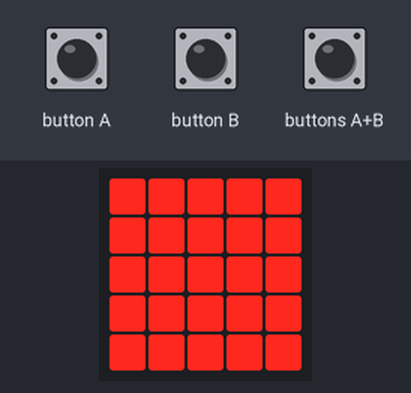
The program below on a simulated BBC micro:bit (MakeCode). Parts: the board's 5×5 LED display. Inputs (shaded band) come from the test bench. Random numbers come from a fixed seed.

Above: at 0.6 s.
2.7 s: buttons A+B pressed for 0.15 s
At 2.8 s:
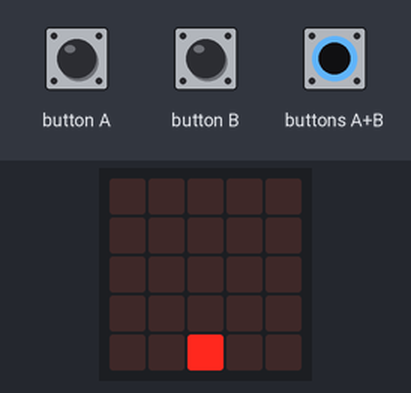
3.4 s: button B pressed for 0.15 s
At 3.6 s:
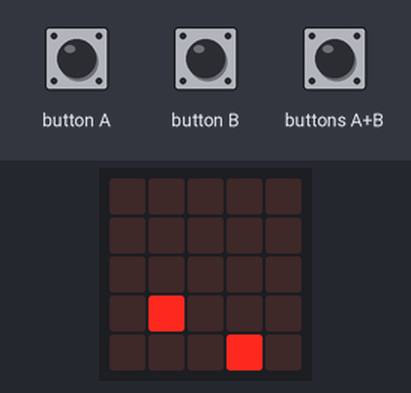
4.1 s: button A pressed for 1 s
At 4.4 s:
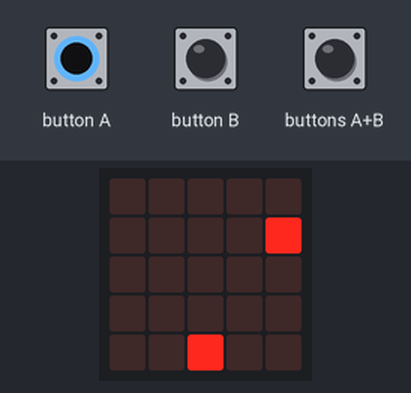
5.7 s: button B pressed for 1 s
At 5.8 s:
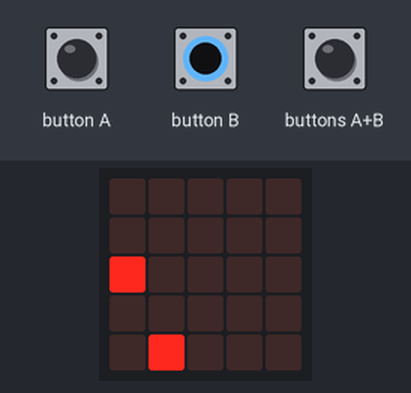
7.3 s: button A pressed for 0.15 s
At 7.4 s:
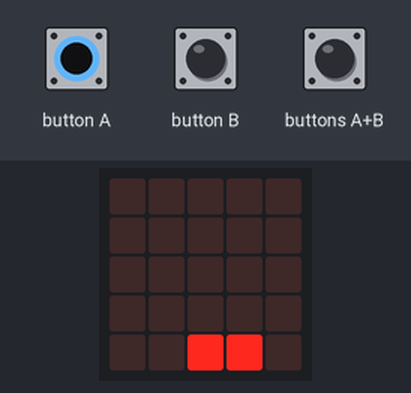
8.0 s: button B pressed for 0.15 s
At 8.2 s:
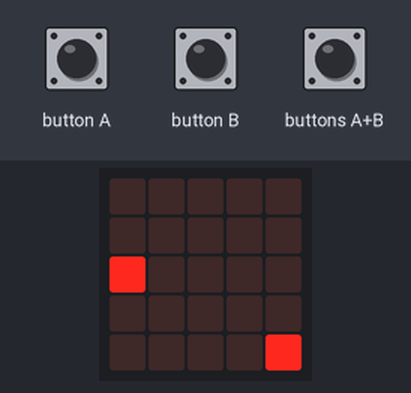
Timing chart, 0 to 11.0 s (numbered marks = the images above; inputs shaded):
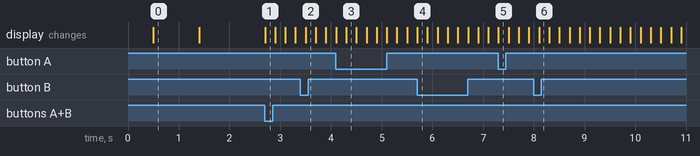

Measured:
- after the input at 2.7 s, the display: changes at once (image 1)
- what the display in image 0 shows lasts 0.9 s, from 0.5 s to 1.4 s

The program:

main.ts
```typescript
function start_game () {
    while (fei_x != sui_x && fei_y != y) {
        led.plot(fei_x, fei_y)
        basic.pause(200)
        sui_x = randint(0, 4)
        for (let index = 0; index < 5; index++) {
            led.plot(sui_x, y)
            basic.pause(200)
            led.unplot(sui_x, y)
            y += 1
            if (input.buttonIsPressed(Button.A)) {
                if (fei_x != 0) {
                    led.unplot(fei_x, fei_y)
                    fei_x += -1
                    led.plot(fei_x, fei_y)
                }
            }
            if (input.buttonIsPressed(Button.B)) {
                if (fei_x != 4) {
                    led.unplot(fei_x, fei_y)
                    fei_x += 1
                    led.plot(fei_x, fei_y)
                }
            }
        }
        y = 0
    }
    stop_game()
}
function stop_game () {
    basic.showString("Gameover!")
}
let sui_x = 0
let y = 0
let fei_y = 0
let fei_x = 0
fei_x = 2
fei_y = 4
y = 0
basic.pause(500)
basic.showLeds(`
    # # # # #
    # # # # #
    # # # # #
    # # # # #
    # # # # #
    `)
basic.pause(500)
basic.clearScreen()
basic.forever(function () {
    if (input.buttonIsPressed(Button.AB)) {
        start_game()
    }
})
```

test.ts
```typescript
// 在此处测试；当此软件包作为插件使用时，将不会编译此软件包。
```
